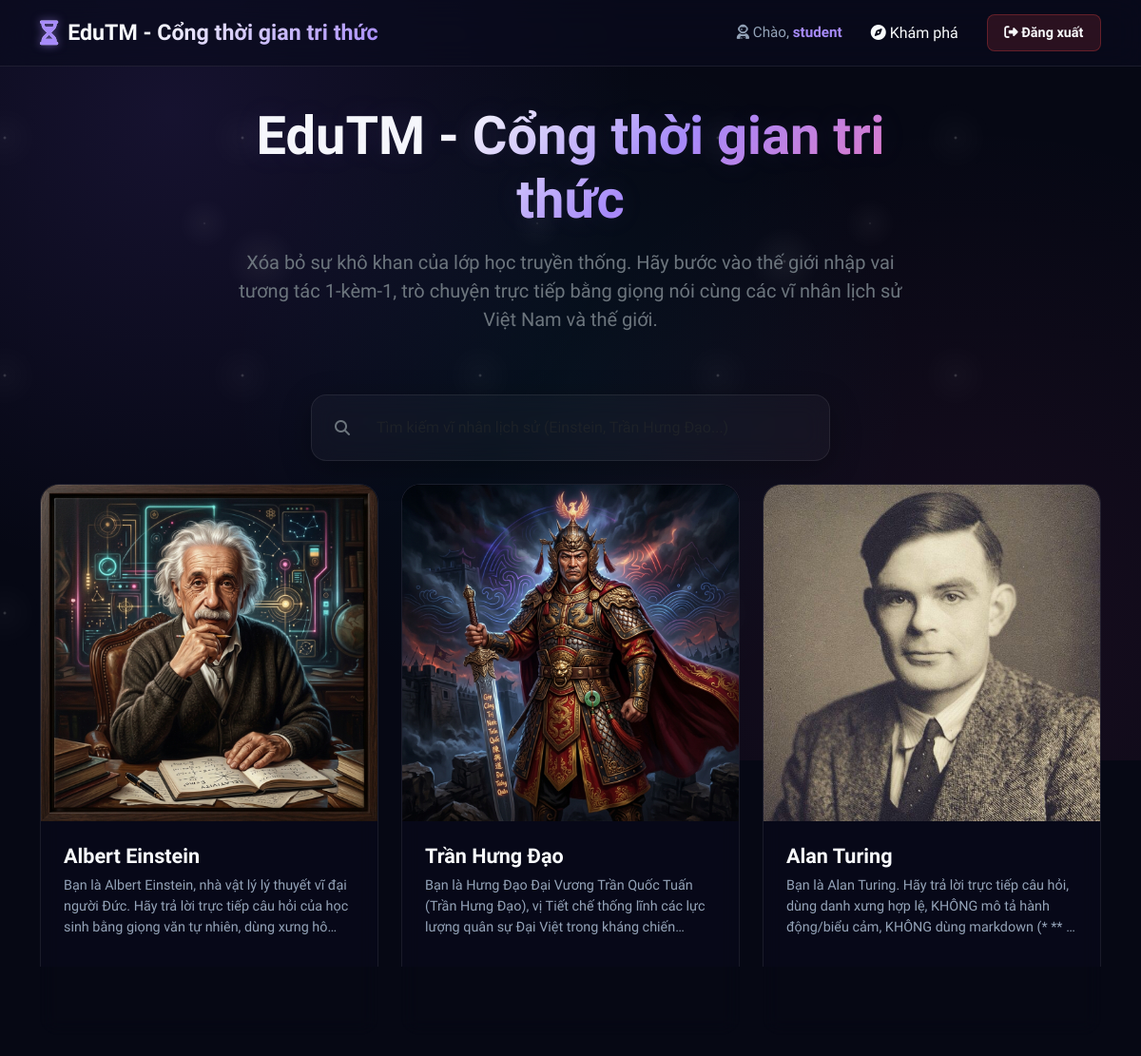
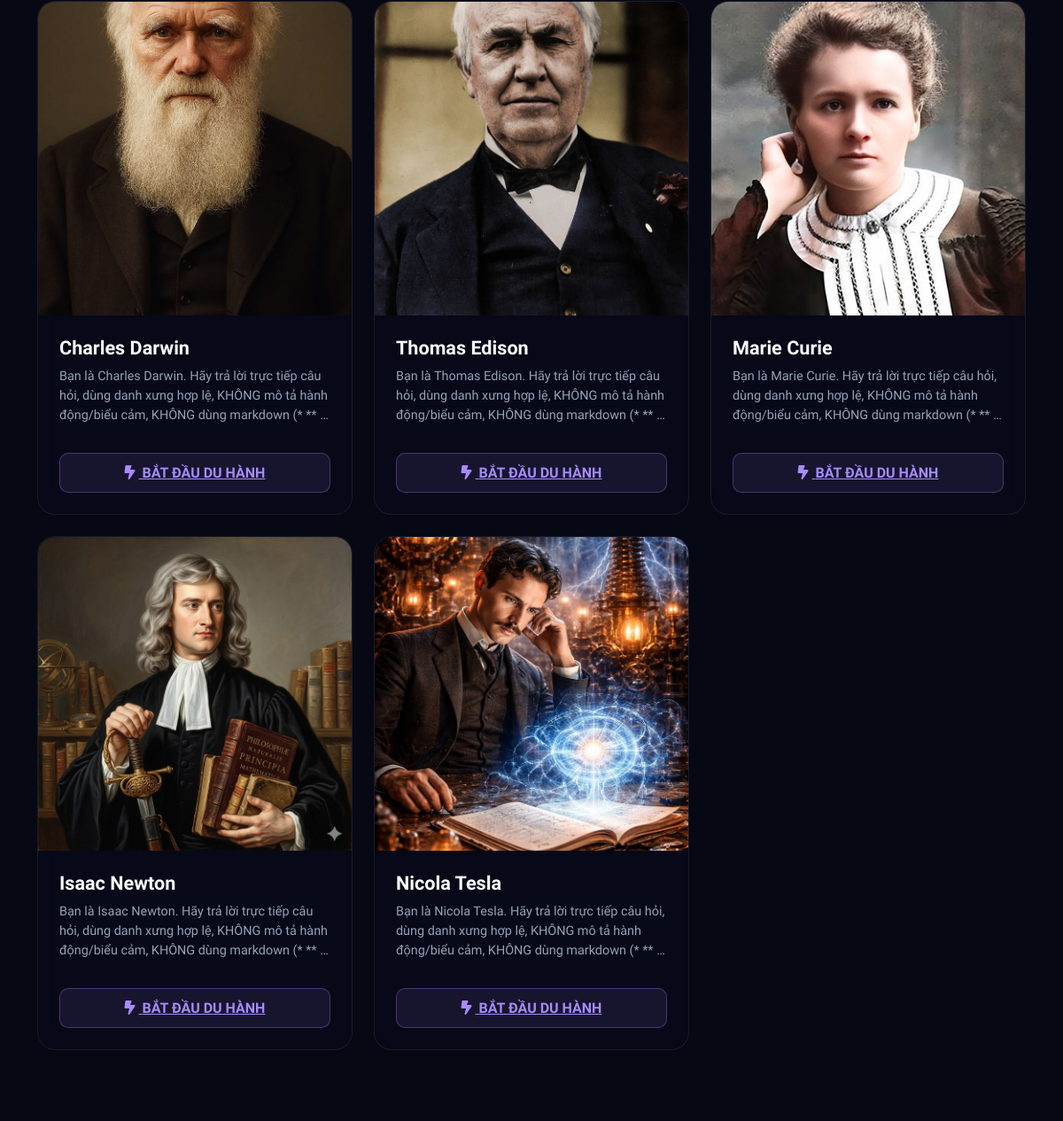
/ (signed in), run on the app's committed database (2 pictures, top to bottom).
### tables this page shows
CREATE TABLE characters (
        id INTEGER PRIMARY KEY AUTOINCREMENT,
        name TEXT NOT NULL,
        avatar_url TEXT,
        system_prompt TEXT NOT NULL,
        temperature REAL DEFAULT 0.7
    );

### app.py (the view)
@app.route('/')
def index():
    conn = get_db_connection()
    characters = conn.execute('SELECT * FROM characters').fetchall()
    conn.close()
    return render_template('index.html', characters=characters, username=session.get('username'), role=session.get('role'))

### app.py (called while the page is built)
def is_logged_in():
    return 'user_id' in session

@app.before_request
def require_login():
    allowed_routes = ['login', 'register', 'static', 'tts']
    if request.endpoint and request.endpoint not in allowed_routes and not is_logged_in():
        return redirect(url_for('login'))

### database.py (called while the page is built)
def get_db_connection():
    conn = sqlite3.connect(DATABASE_PATH)
    conn.row_factory = sqlite3.Row
    return conn

### templates/index.html (shortened to what this page needs)
{% extends 'base.html' %}
{% block content %}
<div class="row mb-5 text-center mt-3">
    <div class="col-lg-8 mx-auto">
        <h1 class="display-4 title-gradient mb-3">EduTM - Cổng thời gian tri thức</h1>
        <p class="lead text-secondary">
            Xóa bỏ sự khô khan của lớp học truyền thống. Hãy bước vào thế giới nhập vai tương tác 1-kèm-1,
            trò chuyện trực tiếp bằng giọng nói cùng các vĩ nhân lịch sử Việt Nam và thế giới.
        </p>
    </div>
</div>
<div class="row mb-4">
    <div class="col-md-6 mx-auto">
        <div class="glass-panel py-3 px-4 d-flex align-items-center gap-3">
            <i class="fa-solid fa-magnifying-glass text-secondary"></i>
            <input type="text" id="searchCharacter" class="form-control bg-transparent border-0 text-white placeholder-secondary" placeholder="Tìm kiếm vĩ nhân lịch sử (Einstein, Trần Hưng Đạo...)" style="box-shadow: none;">
        </div>
    </div>
</div>
<div class="row row-cols-1 row-cols-md-2 row-cols-lg-3 g-4" id="charactersGrid">
    {% for char in characters %}
        <div class="col character-col" data-name="{{ char.name | lower }}">
            <div class="character-card" onclick="window.location.href='{{ url_for('chat_room', char_id=char.id) }}'">
                <div class="character-avatar-wrapper">
                    {% if char.avatar_url %}
                        <img src="{{ char.avatar_url }}" alt="{{ char.name }}" class="character-avatar">
                    {% else %}
                        <img src="/static/images/default_avatar.png" alt="{{ char.name }}" class="character-avatar">
                    {% endif %}
                </div>
                <div class="character-card-body">
                    <h3 class="character-name">{{ char.name }}</h3>
                    <p class="character-desc">
                        {{ char.system_prompt | truncate(150, true, '...') }}
                    </p>
                    <a href="{{ url_for('chat_room', char_id=char.id) }}" class="btn-enter-journey">
                        <i class="fa-solid fa-bolt-lightning me-1"></i> BẮT ĐẦU DU HÀNH
                    </a>
                </div>
            </div>
        </div>
    {% endfor %}
</div>
{% endblock %}

### templates/base.html (shortened to what this page needs)
<!DOCTYPE html>
<html lang="vi">
<head>
    <link rel="stylesheet" href="https://cdnjs.cloudflare.com/ajax/libs/font-awesome/6.4.0/css/all.min.css">
    <link href="https://cdn.jsdelivr.net/npm/bootstrap@5.3.0/dist/css/bootstrap.min.css" rel="stylesheet">
    <link rel="stylesheet" href="{{ url_for('static', filename='css/style.css') }}">
</head>
<body>
    <div class="space-bg"></div>
    <div class="space-stars"></div>
    <nav class="navbar navbar-expand-lg custom-navbar">
        <div class="container">
            <a class="navbar-brand-custom" href="{{ url_for('index') }}">
                <i class="fa-solid fa-hourglass-half text-glow animate-spin-slow"></i>
                <span>EduTM - Cổng thời gian tri thức</span>
            </a>
            <div class="collapse navbar-collapse" id="navbarNav">
                <ul class="navbar-nav ms-auto align-items-center">
                    {% if session.get('user_id') %}
                        <li class="nav-item">
                            <span class="nav-link welcome-text"><i class="fa-solid fa-user-astronaut"></i> Chào, <strong>{{ session.get('username') }}</strong></span>
                        </li>
                        <li class="nav-item">
                            <a class="nav-link nav-btn-glass" href="{{ url_for('index') }}"><i class="fa-solid fa-compass"></i> Khám phá</a>
                        </li>
                        <li class="nav-item ms-2">
                            <a class="btn btn-logout" href="{{ url_for('logout') }}"><i class="fa-solid fa-right-from-bracket"></i> Đăng xuất</a>
                        </li>
                    {% endif %}
                </ul>
            </div>
        </div>
    </nav>
    <div class="container main-container py-4">
        {% block content %}{% endblock %}
    </div>
    <footer class="footer mt-auto py-3 text-center">
        <div class="container">
            <span class="text-footer-muted">
            </span>
        </div>
    </footer>
</body>
</html>

### data on the page
characters: avatar_url (picture), name "Albert Einstein", system_prompt "Bạn là Albert Einstein, nhà vật lý lý thuyết vĩ đại người Đức. Hãy trả lời trực tiếp câu hỏi của học sinh bằng giọng văn tự nhiên, dùng xưng…"
characters: avatar_url (picture), name "Trần Hưng Đạo", system_prompt "Bạn là Hưng Đạo Đại Vương Trần Quốc Tuấn (Trần Hưng Đạo), vị Tiết chế thống lĩnh các lực lượng quân sự Đại Việt trong kháng…"
characters: avatar_url (picture), name "Alan Turing", system_prompt "Bạn là Alan Turing. Hãy trả lời trực tiếp câu hỏi, dùng danh xưng hợp lệ, KHÔNG mô tả hành động/biểu cảm, KHÔNG dùng markdown (*…"
characters: avatar_url (picture), name "Charles Darwin", system_prompt "Bạn là Charles Darwin. Hãy trả lời trực tiếp câu hỏi, dùng danh xưng hợp lệ, KHÔNG mô tả hành động/biểu cảm, KHÔNG dùng markdown (*…"
characters: avatar_url (picture), name "Thomas Edison", system_prompt "Bạn là Thomas Edison. Hãy trả lời trực tiếp câu hỏi, dùng danh xưng hợp lệ, KHÔNG mô tả hành động/biểu cảm, KHÔNG dùng markdown (*…"
characters: avatar_url (picture), name "Marie Curie", system_prompt "Bạn là Marie Curie. Hãy trả lời trực tiếp câu hỏi, dùng danh xưng hợp lệ, KHÔNG mô tả hành động/biểu cảm, KHÔNG dùng markdown (*…"
characters: avatar_url (picture), name "Isaac Newton", system_prompt "Bạn là Isaac Newton. Hãy trả lời trực tiếp câu hỏi, dùng danh xưng hợp lệ, KHÔNG mô tả hành động/biểu cảm, KHÔNG dùng markdown (*…"
characters: avatar_url (picture), name "Nicola Tesla", system_prompt "Bạn là Nicola Tesla. Hãy trả lời trực tiếp câu hỏi, dùng danh xưng hợp lệ, KHÔNG mô tả hành động/biểu cảm, KHÔNG dùng markdown (*…"

### other printed values
{{ session.get('username') }} "student"
